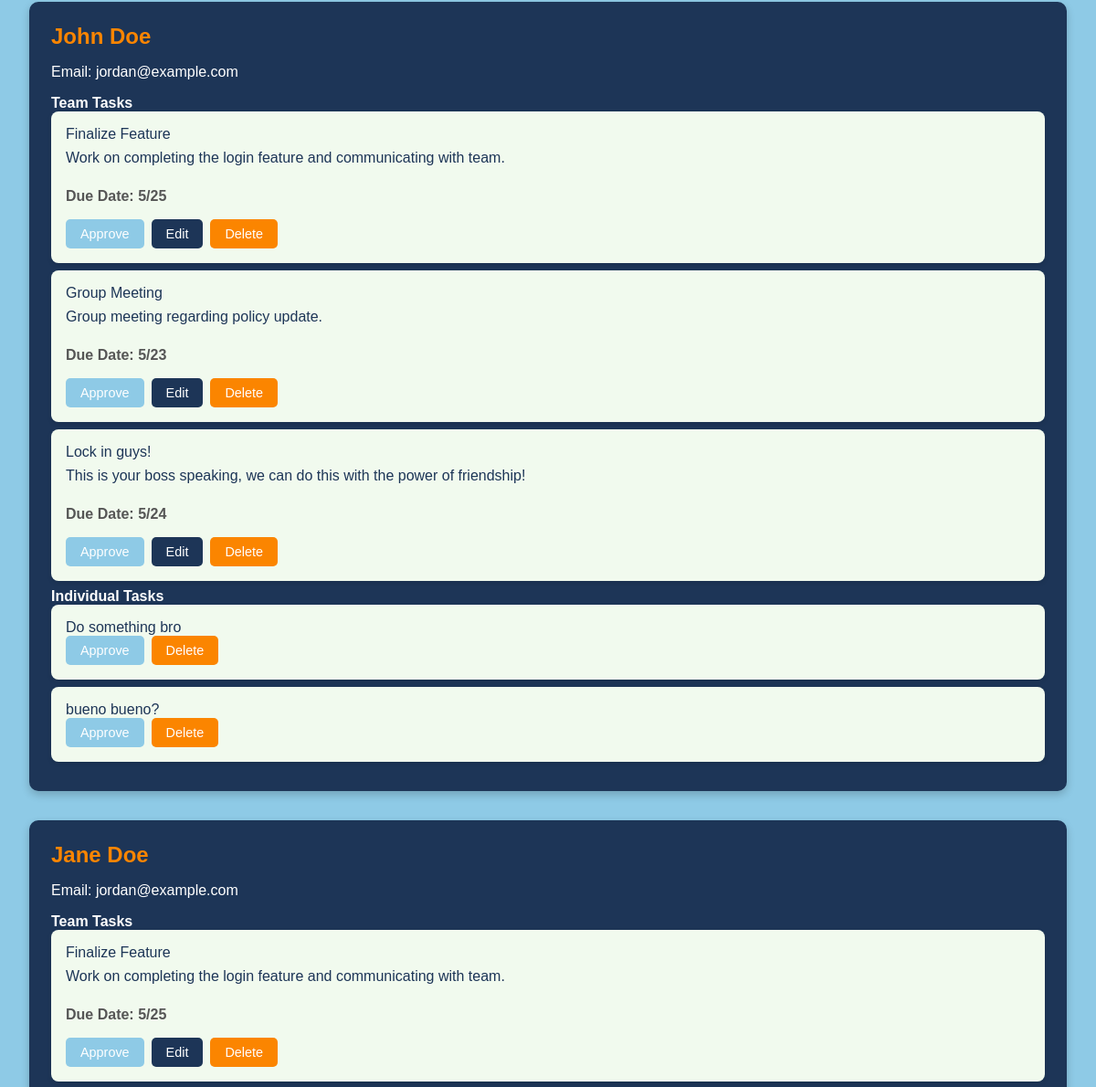
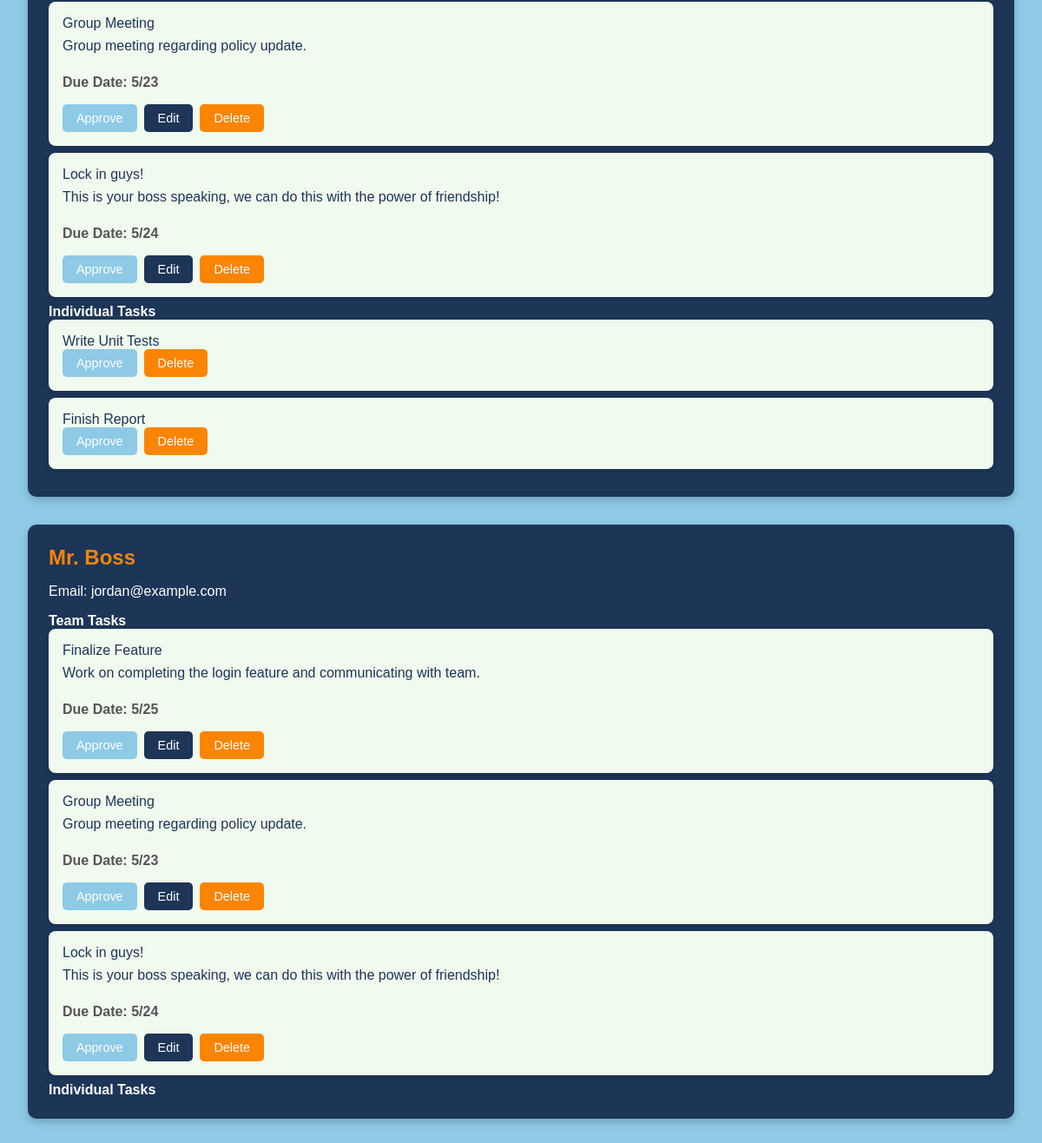
/superuser/1/ (lower part), run on an earlier commit of the app's database (2 pictures, top to bottom).
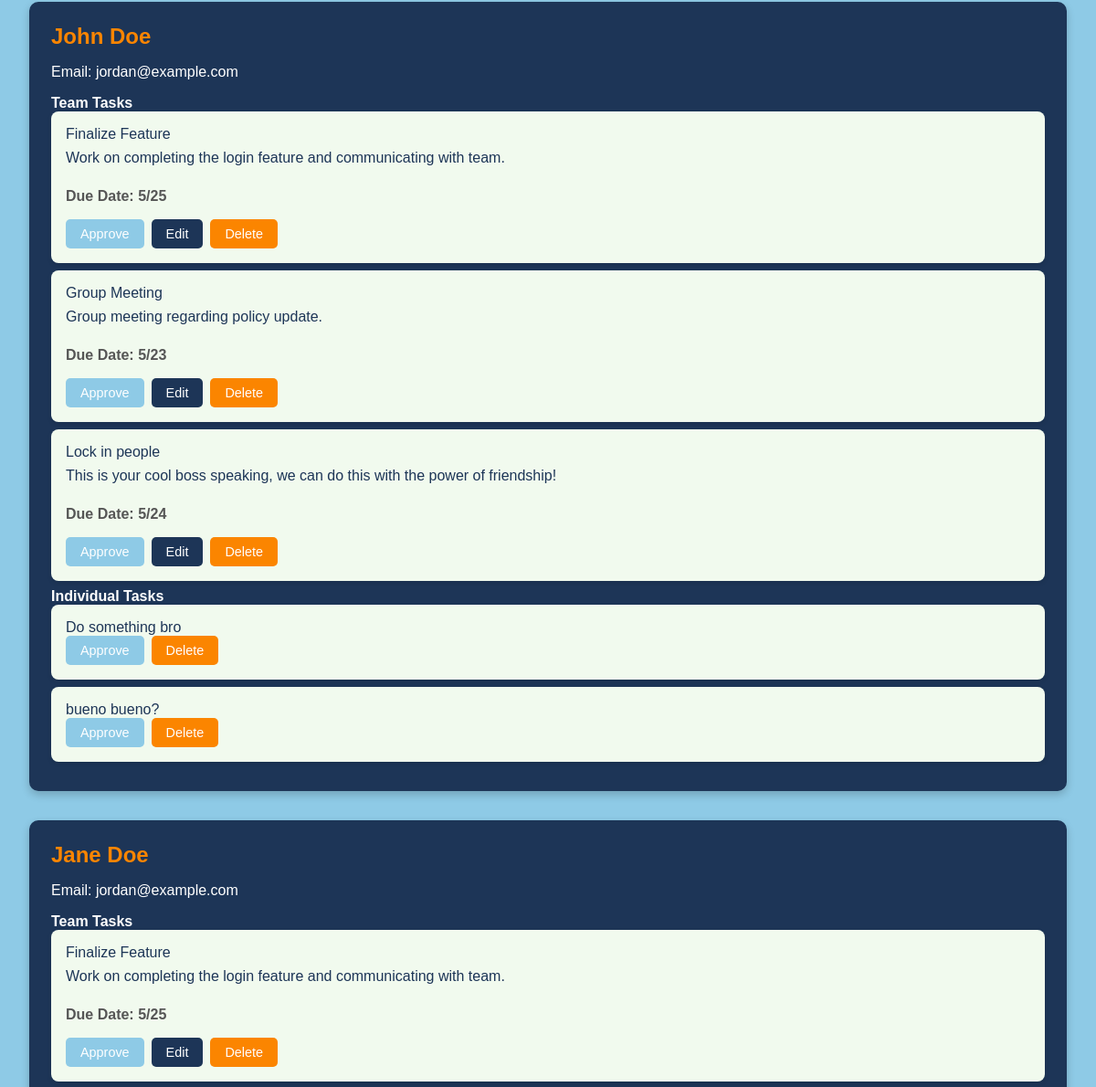
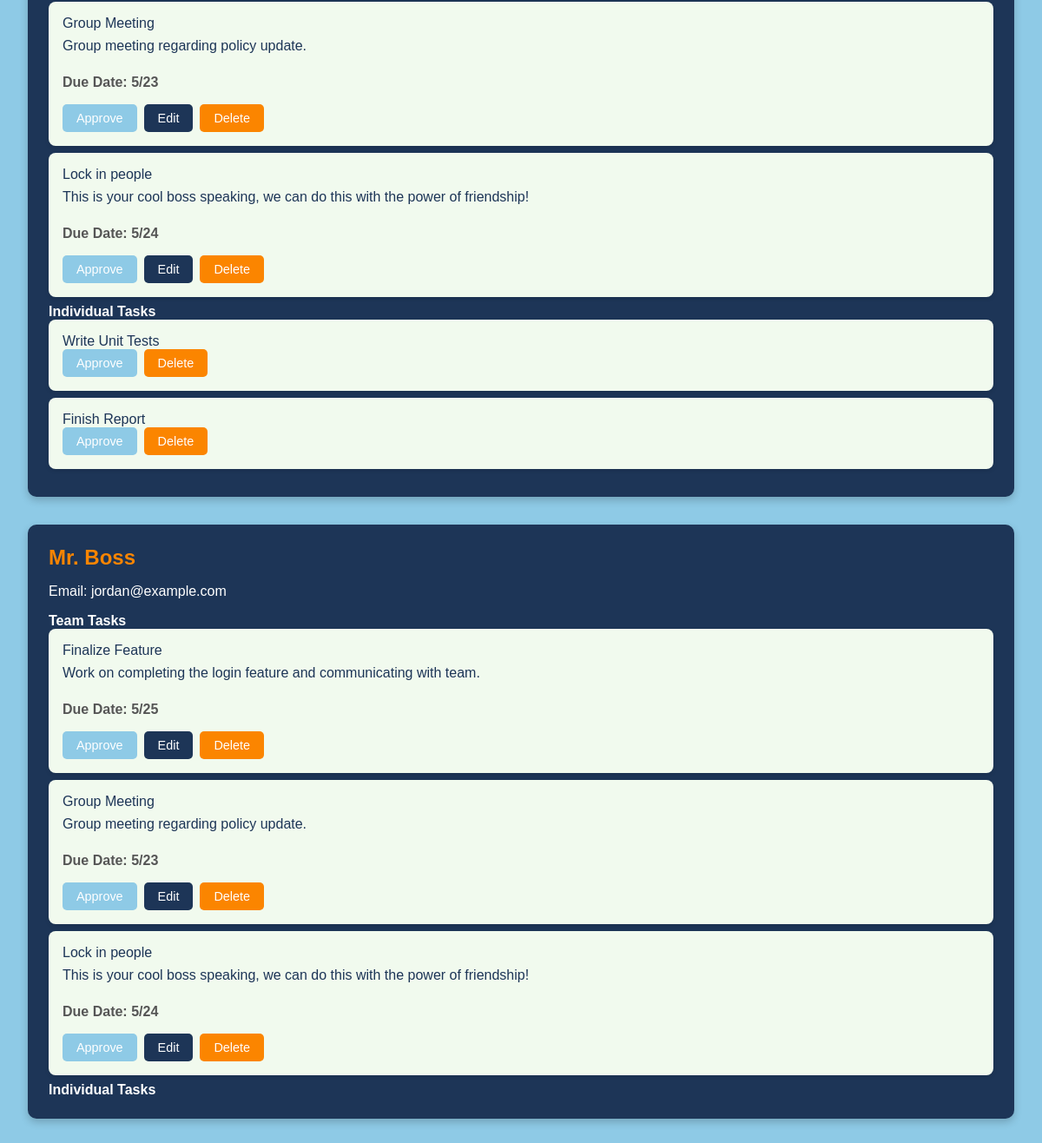
And on a later commit of the database (2 pictures, top to bottom).
### tasktrek/models.py (models this page shows, shortened)
class Task(models.Model):
    id = models.AutoField(primary_key = True)
    name = models.CharField(max_length = 32, default="...")
    description = models.CharField(max_length = 100)
    due_date = models.CharField(default = "")
    is_complete = models.CharField(default = "False")
    is_team = models.CharField(default="False")

### tasktrek/views.py (the view)
# urls.py: path('superuser/<int:employee_id>/', views.superuser, name="superuser"),
def superuser(request, employee_id):
    dataConnector = sqlite3.connect('db.sqlite3')
    cursor = dataConnector.cursor()
    print("Woah look at Mr big shot over here")
    print(employee_id)
    print(type(employee_id))
    employees = Employee.objects.all()
    tasks = Task.objects.all()
    print("Look at my employees...")
    print(employees)
    clean_employee_list = []
    for employee in employees:
        clean_copy = str(employee)
        clean_employee_list.append(clean_copy.split("~"))
    print(clean_employee_list)
    for employee in clean_employee_list:
        if(employee[3] == ""):
            continue
        else:
            clean_task_list = employee[3].split(",")
            task_list = []
            for task_id in clean_task_list:
                cursor.execute("SELECT name FROM tasktrek_task WHERE id = ? AND is_team = ?", [task_id, "False"])
                task_entry = {}
                task_entry['id'] = task_id
                task_entry['description'] = cursor.fetchone()[0]
                task_list.append(task_entry)
                print(task_id)
            print("Look at my task list")
            print(task_list)
            employee[3] = task_list
    print("Finally my list is made!!!")
    print(clean_employee_list)
    new_employee_list = []
    for employee in clean_employee_list:
        new_employee = {
            'id': employee[0],
            'name': employee[1],
            'is_admin': employee[2],
            'tasks': employee[3],
            'username': employee[4],
            'password': employee[5]
        }
        new_employee_list.append(new_employee)
    print("NOWWWW it's done...")
    print(new_employee_list)
    cursor.execute("SELECT * FROM tasktrek_task WHERE is_team = ?", ["True"])
    group_tasks = cursor.fetchall()
    print("///////////////////////////////////////////////////")
    print("Look at my group tasks")
    print(group_tasks)
    clean_group_tasks = []
    for group_task in group_tasks:
        gt_entry = {}
        gt_entry['id'] = group_task[0]
        gt_entry['title'] = group_task[3]
        gt_entry['description'] = group_task[1]
        gt_entry['due_date'] = group_task[2]
        print("ASSEMBLED GT ENTRY")
        print(gt_entry)
        print("$$$$$$$$$$")
        clean_group_tasks.append(gt_entry)
    print(clean_group_tasks)
    return render(request, "superuser.html", {'employees': new_employee_list, 'group_tasks': clean_group_tasks, 'admin_id': employee_id})

### tasktrek/models.py (called while the page is built)
    def __str__(self):
        return f"{self.id}~{self.name}~{self.is_admin}~{self.tasks}~{self.username}~{self.password}"

### tasktrek/templates/superuser.html (shortened to what this page needs)
<!DOCTYPE html>
<html lang="en">
<head>
    {% load static %}
    <link rel="stylesheet" href="{% static 'css/styles.css' %}">
</head>
<body>
    <div class="admin-container">
        <div class="management-section">
            <div class="user-management">
                {% for employee in employees %}
                    <div class="user-card">
                        <div class="card-header">
                            <h3>{{employee.name}}</h3>
                        </div>
                        <p>Email: jordan@example.com</p>
                        <h4>Team Tasks</h4>
                        <ul class="task-list">
                            {% for task in group_tasks %}
                            <li>
                                <span class="task-title">{{ task.title }}</span>
                                <p class="task-description">{{ task.description }}</p>
                                <p class="task-due-date"><strong>Due Date:</strong> {{ task.due_date}}</p>
                                <div class="action-buttons">
                                    <button class="approve-btn">Approve</button>
                                    <button  data-adminid = {{admin_id}} data-taskid = {{task.id}} class="edit-btn">Edit</button>
                                    <button class="deny-btn">Delete</button>
                                </div>
                            </li>
                            {% endfor %}
                        </ul>
                        <h4>Individual Tasks</h4>
                        <ul class="task-list">
                                {% for task in employee.tasks %}
                                {% if task.id == "" %}
                                {% else %}
                                <li>
                                {{task.description}}
                                <div class="action-buttons">
                                    <form action="{%url 'handledelete' admin_id=admin_id employee_id=employee.id task_id=task.id %}" method="post">
                                        <button class="approve-btn" name="delete" type="submit">Approve</button>
                                    </form>
                                    <form action="{%url 'handledelete' admin_id=admin_id employee_id=employee.id task_id=task.id %}" method="post">
                                        <button  class="deny-btn" name="delete" type="submit">Delete</button>
                                    </form>
                                </div>
                                </li>
                                {% endif %}
                                {% endfor %}
                        </ul>
                    </div>
                {% endfor %}
            </div>
        </div>
    </div>
</body>
</html>

What changed in the data, as far as the page shows it:
changed Task: title "Lock in guys!" → "Lock in people"; description "This is your boss speaking, we can do this with the power of friendship!" → "This is your cool boss speaking, we can do this with the power of friendship!"
